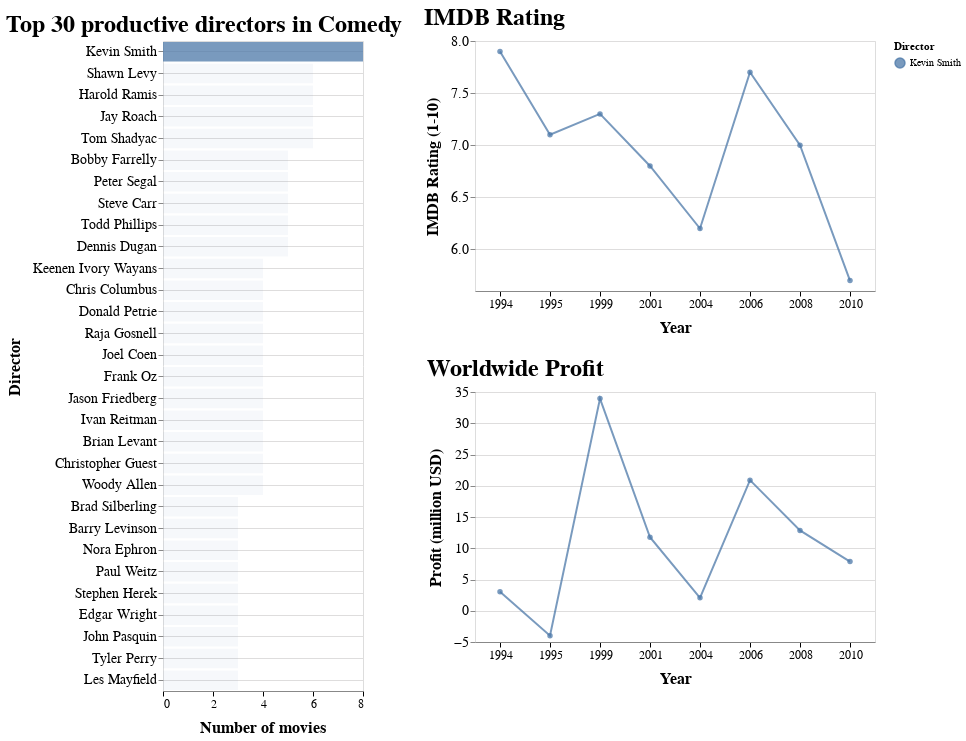

Source (notebook cell):
### Code cell
make_plot(genre = 'Comedy')

### Figure 1 — Vega-Lite specification as saved in the notebook (floating-point values rounded to 4 significant figures)
{"$schema": "https://vega.github.io/schema/vega-lite/v3.4.0.json", "config": {"axisX": {"domain": true, "domainWidth": 1, "grid": false, "gridColor": "#DEDDDD", "labelAngle": 0, "labelFont": "Arial", "labelFontSize": 12, "tickColor": "#000000", "tickSize": 5, "title": "X Axis Title (units)", "titleFont": "Arial", "titleFontSize": 16, "titlePadding": 10}, "axisY": {"domain": false, "grid": true, "gridColor": "#DEDDDD", "gridWidth": 1, "labelAngle": 0, "labelFont": "Arial", "labelFontSize": 14, "title": "Y Axis Title (units)", "titleFont": "Arial", "titleFontSize": 16, "titlePadding": 10}, "title": {"anchor": "start", "font": "Arial", "fontColor": "#000000", "fontSize": 24}, "view": {"height": 300, "width": 400}}, "datasets": {"data-1de48c468e58f005d5bb31c1f5b9267d": [{"Count": 8, "Director": "Kevin Smith", "Major_Genre": "Comedy"}, {"Count": 6, "Director": "Shawn Levy", "Major_Genre": "Comedy"}, {"Count": 6, "Director": "Harold Ramis", "Major_Genre": "Comedy"}, {"Count": 6, "Director": "Jay Roach", "Major_Genre": "Comedy"}, {"Count": 6, "Director": "Tom Shadyac", "Major_Genre": "Comedy"}, {"Count": 5, "Director": "Bobby Farrelly", "Major_Genre": "Comedy"}, {"Count": 5, "Director": "Peter Segal", "Major_Genre": "Comedy"}, {"Count": 5, "Director": "Steve Carr", "Major_Genre": "Comedy"}, {"Count": 5, "Director": "Todd Phillips", "Major_Genre": "Comedy"}, {"Count": 5, "Director": "Dennis Dugan", "Major_Genre": "Comedy"}, {"Count": 4, "Director": "Keenen Ivory Wayans", "Major_Genre": "Comedy"}, {"Count": 4, "Director": "Chris Columbus", "Major_Genre": "Comedy"}, {"Count": 4, "Director": "Donald Petrie", "Major_Genre": "Comedy"}, {"Count": 4, "Director": "Raja Gosnell", "Major_Genre": "Comedy"}, {"Count": 4, "Director": "Joel Coen", "Major_Genre": "Comedy"}, {"Count": 4, "Director": "Frank Oz", "Major_Genre": "Comedy"}, {"Count": 4, "Director": "Jason Friedberg", "Major_Genre": "Comedy"}, {"Count": 4, "Director": "Ivan Reitman", "Major_Genre": "Comedy"}, {"Count": 4, "Director": "Brian Levant", "Major_Genre": "Comedy"}, {"Count": 4, "Director": "Christopher Guest", "Major_Genre": "Comedy"}, {"Count": 4, "Director": "Woody Allen", "Major_Genre": "Comedy"}, {"Count": 3, "Director": "Brad Silberling", "Major_Genre": "Comedy"}, {"Count": 3, "Director": "Barry Levinson", "Major_Genre": "Comedy"}, {"Count": 3, "Director": "Nora Ephron", "Major_Genre": "Comedy"}, {"Count": 3, "Director": "Paul Weitz", "Major_Genre": "Comedy"}, {"Count": 3, "Director": "Stephen Herek", "Major_Genre": "Comedy"}, {"Count": 3, "Director": "Edgar Wright", "Major_Genre": "Comedy"}, {"Count": 3, "Director": "John Pasquin", "Major_Genre": "Comedy"}, {"Count": 3, "Director": "Tyler Perry", "Major_Genre": "Comedy"}, {"Count": 3, "Director": "Les Mayfield", "Major_Genre": "Comedy"}], "data-b2b71579100f23351480873e3c0777b7": [{"Count": 6, "Director": "Tom Shadyac", "IMDB_Rating": 6.6, "MPAA_Rating": "PG-13", "Major_Genre": "Comedy", "Profit_Million": 95.22, "Title": "Ace Ventura: Pet Detective", "Year": 1994}, {"Count": 6, "Director": "Tom Shadyac", "IMDB_Rating": 5.6, "MPAA_Rating": "PG-13", "Major_Genre": "Comedy", "Profit_Million": 218.8, "Title": "The Nutty Professor", "Year": 1996}, {"Count": 6, "Director": "Tom Shadyac", "IMDB_Rating": 5.5, "MPAA_Rating": "PG", "Major_Genre": "Comedy", "Profit_Million": -1.781, "Title": "Evan Almighty", "Year": 2007}, {"Count": 6, "Director": "Tom Shadyac", "IMDB_Rating": 6.6, "MPAA_Rating": "PG-13", "Major_Genre": "Comedy", "Profit_Million": 404.0, "Title": "Bruce Almighty", "Year": 2003}, {"Count": 6, "Director": "Tom Shadyac", "IMDB_Rating": 6.7, "MPAA_Rating": "PG-13", "Major_Genre": "Comedy", "Profit_Million": 257.7, "Title": "Liar Liar", "Year": 1997}, {"Count": 6, "Director": "Tom Shadyac", "IMDB_Rating": 6.3, "MPAA_Rating": "PG-13", "Major_Genre": "Comedy", "Profit_Million": 152.2, "Title": "Patch Adams", "Year": 1998}, {"Count": 8, "Director": "Kevin Smith", "IMDB_Rating": 7.9, "MPAA_Rating": "R", "Major_Genre": "Comedy", "Profit_Million": 3.046, "Title": "Clerks", "Year": 1994}, {"Count": 8, "Director": "Kevin Smith", "IMDB_Rating": 7.1, "MPAA_Rating": "R", "Major_Genre": "Comedy", "Profit_Million": -3.992, "Title": "Mallrats", "Year": 1995}, {"Count": 8, "Director": "Kevin Smith", "IMDB_Rating": 5.7, "MPAA_Rating": "R", "Major_Genre": "Comedy", "Profit_Million": 7.875, "Title": "Cop Out", "Year": 2010}, {"Count": 8, "Director": "Kevin Smith", "IMDB_Rating": 7.7, "MPAA_Rating": "R", "Major_Genre": "Comedy", "Profit_Million": 20.89, "Title": "Clerks II", "Year": 2006}, {"Count": 8, "Director": "Kevin Smith", "IMDB_Rating": 7.3, "MPAA_Rating": "R", "Major_Genre": "Comedy", "Profit_Million": 33.95, "Title": "Dogma", "Year": 1999}, {"Count": 8, "Director": "Kevin Smith", "IMDB_Rating": 6.2, "MPAA_Rating": "PG-13", "Major_Genre": "Comedy", "Profit_Million": 2.066, "Title": "Jersey Girl", "Year": 2004}, {"Count": 8, "Director": "Kevin Smith", "IMDB_Rating": 6.8, "MPAA_Rating": "R", "Major_Genre": "Comedy", "Profit_Million": 11.76, "Title": "Jay and Silent Bob Strike Back", "Year": 2001}, {"Count": 8, "Director": "Kevin Smith", "IMDB_Rating": 7, "MPAA_Rating": "R", "Major_Genre": "Comedy", "Profit_Million": 12.85, "Title": "Zack and Miri Make a Porno", "Year": 2008}, {"Count": 3, "Director": "Brad Silberling", "IMDB_Rating": 5.7, "MPAA_Rating": "PG", "Major_Genre": "Comedy", "Profit_Million": 227.3, "Title": "Casper", "Year": 1995}, {"Count": 3, "Director": "Brad Silberling", "IMDB_Rating": 5.3, "MPAA_Rating": "PG-13", "Major_Genre": "Comedy", "Profit_Million": -30.45, "Title": "Land of the Lost", "Year": 2009}, {"Count": 3, "Director": "Brad Silberling", "IMDB_Rating": 6.9, "MPAA_Rating": "PG", "Major_Genre": "Comedy", "Profit_Million": 101.6, "Title": "Lemony Snicket's A Series of Unfortunate Events", "Year": 2004}, {"Count": 5, "Director": "Bobby Farrelly", "IMDB_Rating": 7.2, "MPAA_Rating": "PG-13", "Major_Genre": "Comedy", "Profit_Million": 230.4, "Title": "Dumb & Dumber", "Year": 1994}, {"Count": 5, "Director": "Bobby Farrelly", "IMDB_Rating": 6.7, "MPAA_Rating": "R", "Major_Genre": "Comedy", "Profit_Million": 7.223, "Title": "Kingpin", "Year": 1996}, {"Count": 5, "Director": "Bobby Farrelly", "IMDB_Rating": 6.3, "MPAA_Rating": "PG-13", "Major_Genre": "Comedy", "Profit_Million": 10.07, "Title": "Fever Pitch", "Year": 2005}, {"Count": 5, "Director": "Bobby Farrelly", "IMDB_Rating": 6, "MPAA_Rating": "PG", "Major_Genre": "Comedy", "Profit_Million": -56.4, "Title": "Osmosis Jones", "Year": 2001}, {"Count": 5, "Director": "Bobby Farrelly", "IMDB_Rating": 5.9, "MPAA_Rating": "PG-13", "Major_Genre": "Comedy", "Profit_Million": 8.537, "Title": "Stuck On You", "Year": 2003}, {"Count": 4, "Director": "Brian Levant", "IMDB_Rating": 4.6, "MPAA_Rating": "PG", "Major_Genre": "Comedy", "Profit_Million": 313.5, "Title": "The Flintstones", "Year": 1994}, {"Count": 4, "Director": "Brian Levant", "IMDB_Rating": 4.9, "MPAA_Rating": "PG", "Major_Genre": "Comedy", "Profit_Million": 69.83, "Title": "Jingle All the Way", "Year": 1996}, {"Count": 4, "Director": "Brian Levant", "IMDB_Rating": 4.9, "MPAA_Rating": "PG", "Major_Genre": "Comedy", "Profit_Million": 83.01, "Title": "Snow Dogs", "Year": 2002}, {"Count": 4, "Director": "Brian Levant", "IMDB_Rating": 3.3, "MPAA_Rating": "PG", "Major_Genre": "Comedy", "Profit_Million": 1.431, "Title": "The Flintstones in Viva Rock Vegas", "Year": 2000}, {"Count": 4, "Director": "Ivan Reitman", "IMDB_Rating": 6.8, "MPAA_Rating": "PG", "Major_Genre": "Comedy", "Profit_Million": 261.6, "Title": "Ghostbusters", "Year": 1984}, {"Count": 4, "Director": "Ivan Reitman", "IMDB_Rating": 6.8, "MPAA_Rating": "R", "Major_Genre": "Comedy", "Profit_Million": 75.3, "Title": "Stripes", "Year": 1981}, {"Count": 4, "Director": "Ivan Reitman", "IMDB_Rating": 5.9, "MPAA_Rating": "PG-13", "Major_Genre": "Comedy", "Profit_Million": 18.34, "Title": "Evolution", "Year": 2001}, {"Count": 4, "Director": "Ivan Reitman", "IMDB_Rating": 4.8, "MPAA_Rating": "PG-13", "Major_Genre": "Comedy", "Profit_Million": -49.32, "Title": "Father's Day", "Year": 1997}, {"Count": 6, "Director": "Harold Ramis", "IMDB_Rating": 8.2, "MPAA_Rating": "PG", "Major_Genre": "Comedy", "Profit_Million": 56.31, "Title": "Groundhog Day", "Year": 1993}, {"Count": 6, "Director": "Harold Ramis", "IMDB_Rating": 5.7, "MPAA_Rating": "PG-13", "Major_Genre": "Comedy", "Profit_Million": -24.87, "Title": "Multiplicity", "Year": 1996}, {"Count": 6, "Director": "Harold Ramis", "IMDB_Rating": 5.6, "MPAA_Rating": "R", "Major_Genre": "Comedy", "Profit_Million": -5.005, "Title": "Analyze That", "Year": 2002}, {"Count": 6, "Director": "Harold Ramis", "IMDB_Rating": 6.6, "MPAA_Rating": "R", "Major_Genre": "Comedy", "Profit_Million": 146.9, "Title": "Analyze This", "Year": 1999}, {"Count": 6, "Director": "Harold Ramis", "IMDB_Rating": 5.9, "MPAA_Rating": "PG-13", "Major_Genre": "Comedy", "Profit_Million": 42.38, "Title": "Bedazzled", "Year": 2000}, {"Count": 6, "Director": "Harold Ramis", "IMDB_Rating": 5, "MPAA_Rating": "PG-13", "Major_Genre": "Comedy", "Profit_Million": -2.395, "Title": "Year One", "Year": 2009}, {"Count": 4, "Director": "Chris Columbus", "IMDB_Rating": 5.8, "MPAA_Rating": "PG", "Major_Genre": "Comedy", "Profit_Million": 339.0, "Title": "Home Alone 2: Lost in New York", "Year": 1992}, {"Count": 4, "Director": "Chris Columbus", "IMDB_Rating": 7, "MPAA_Rating": "PG", "Major_Genre": "Comedy", "Profit_Million": 461.7, "Title": "Home Alone", "Year": 1990}, {"Count": 4, "Director": "Chris Columbus", "IMDB_Rating": 6.6, "MPAA_Rating": "PG-13", "Major_Genre": "Comedy", "Profit_Million": 416.3, "Title": "Mrs. Doubtfire", "Year": 1993}, {"Count": 4, "Director": "Chris Columbus", "IMDB_Rating": 5.9, "MPAA_Rating": "PG-13", "Major_Genre": "Comedy", "Profit_Million": -1.617, "Title": "I Love You, Beth Cooper", "Year": 2009}, {"Count": 5, "Director": "Dennis Dugan", "IMDB_Rating": 6.9, "MPAA_Rating": "PG-13", "Major_Genre": "Comedy", "Profit_Million": 28.62, "Title": "Happy Gilmore", "Year": 1996}, {"Count": 5, "Director": "Dennis Dugan", "IMDB_Rating": 4.7, "MPAA_Rating": "PG-13", "Major_Genre": "Comedy", "Profit_Million": 204.8, "Title": "Big Daddy", "Year": 1999}, {"Count": 5, "Director": "Dennis Dugan", "IMDB_Rating": 5.4, "MPAA_Rating": "PG-13", "Major_Genre": "Comedy", "Profit_Million": 29.84, "Title": "The Benchwarmers", "Year": 2006}, {"Count": 5, "Director": "Dennis Dugan", "IMDB_Rating": 6.1, "MPAA_Rating": "PG-13", "Major_Genre": "Comedy", "Profit_Million": 100.7, "Title": "I Now Pronounce You Chuck and Larry", "Year": 2007}, {"Count": 5, "Director": "Dennis Dugan", "IMDB_Rating": 5.6, "MPAA_Rating": "R", "Major_Genre": "Comedy", "Profit_Million": -2.648, "Title": "Saving Silverman", "Year": 2001}, {"Count": 4, "Director": "Joel Coen", "IMDB_Rating": 7.4, "MPAA_Rating": "PG", "Major_Genre": "Comedy", "Profit_Million": -25.06, "Title": "The Hudsucker Proxy", "Year": 1994}, {"Count": 4, "Director": "Joel Coen", "IMDB_Rating": 7.2, "MPAA_Rating": "R", "Major_Genre": "Comedy", "Profit_Million": 23.71, "Title": "A Serious Man", "Year": 2009}, {"Count": 4, "Director": "Joel Coen", "IMDB_Rating": 8.2, "MPAA_Rating": "R", "Major_Genre": "Comedy", "Profit_Million": 31.19, "Title": "The Big Lebowski", "Year": 1998}, {"Count": 4, "Director": "Joel Coen", "IMDB_Rating": 6.2, "MPAA_Rating": "R", "Major_Genre": "Comedy", "Profit_Million": 42.69, "Title": "The Ladykillers", "Year": 2004}, {"Count": 3, "Director": "Stephen Herek", "IMDB_Rating": 5.9, "MPAA_Rating": "PG", "Major_Genre": "Comedy", "Profit_Million": 40.75, "Title": "The Mighty Ducks", "Year": 1992}, {"Count": 3, "Director": "Stephen Herek", "IMDB_Rating": 4.7, "MPAA_Rating": "PG", "Major_Genre": "Comedy", "Profit_Million": -47.93, "Title": "Holy Man", "Year": 1998}, {"Count": 3, "Director": "Stephen Herek", "IMDB_Rating": 4.2, "MPAA_Rating": "PG-13", "Major_Genre": "Comedy", "Profit_Million": -27.9, "Title": "Man of the House", "Year": 2005}, {"Count": 5, "Director": "Peter Segal", "IMDB_Rating": 6.1, "MPAA_Rating": "PG-13", "Major_Genre": "Comedy", "Profit_Million": 21.04, "Title": "Naked Gun 33 1/3: The Final Insult", "Year": 1994}, {"Count": 5, "Director": "Peter Segal", "IMDB_Rating": 6.1, "MPAA_Rating": "PG-13", "Major_Genre": "Comedy", "Profit_Million": 139.7, "Title": "Anger Management", "Year": 2003}, {"Count": 5, "Director": "Peter Segal", "IMDB_Rating": 6.2, "MPAA_Rating": "PG-13", "Major_Genre": "Comedy", "Profit_Million": 108.3, "Title": "The Longest Yard", "Year": 2005}, {"Count": 5, "Director": "Peter Segal", "IMDB_Rating": 6.3, "MPAA_Rating": "PG-13", "Major_Genre": "Comedy", "Profit_Million": 0.8318, "Title": "My Fellow Americans", "Year": 1996}, {"Count": 5, "Director": "Peter Segal", "IMDB_Rating": 4.3, "MPAA_Rating": "PG-13", "Major_Genre": "Comedy", "Profit_Million": 77.6, "Title": "Nutty Professor II: The Klumps", "Year": 2000}, {"Count": 4, "Director": "Donald Petrie", "IMDB_Rating": 4.7, "MPAA_Rating": "PG", "Major_Genre": "Comedy", "Profit_Million": -1.912, "Title": "Ri¢hie Ri¢h", "Year": 1994}, {"Count": 4, "Director": "Donald Petrie", "IMDB_Rating": 6.1, "MPAA_Rating": "PG-13", "Major_Genre": "Comedy", "Profit_Million": 167.1, "Title": "Miss Congeniality", "Year": 2000}, {"Count": 4, "Director": "Donald Petrie", "IMDB_Rating": 5.2, "MPAA_Rating": "PG-13", "Major_Genre": "Comedy", "Profit_Million": -11.53, "Title": "Welcome to Mooseport", "Year": 2004}, {"Count": 4, "Director": "Donald Petrie", "IMDB_Rating": 4.5, "MPAA_Rating": "PG", "Major_Genre": "Comedy", "Profit_Million": -23.15, "Title": "My Favorite Martian", "Year": 1999}, {"Count": 3, "Director": "John Pasquin", "IMDB_Rating": 6.1, "MPAA_Rating": "PG", "Major_Genre": "Comedy", "Profit_Million": 167.8, "Title": "The Santa Clause", "Year": 1994}, {"Count": 3, "Director": "John Pasquin", "IMDB_Rating": 5.3, "MPAA_Rating": "PG", "Major_Genre": "Comedy", "Profit_Million": -13.48, "Title": "Joe Somebody", "Year": 2001}, {"Count": 3, "Director": "John Pasquin", "IMDB_Rating": 4.7, "MPAA_Rating": "PG-13", "Major_Genre": "Comedy", "Profit_Million": 41.38, "Title": "Miss Congeniality 2: Armed and Fabulous", "Year": 2005}, {"Count": 4, "Director": "Christopher Guest", "IMDB_Rating": 7.4, "MPAA_Rating": "R", "Major_Genre": "Comedy", "Profit_Million": -1.077, "Title": "Waiting for Guffman", "Year": 1997}, {"Count": 4, "Director": "Christopher Guest", "IMDB_Rating": 7.4, "MPAA_Rating": "PG-13", "Major_Genre": "Comedy", "Profit_Million": 14.7, "Title": "Best in Show", "Year": 2000}, {"Count": 4, "Director": "Christopher Guest", "IMDB_Rating": 6.2, "MPAA_Rating": "PG-13", "Major_Genre": "Comedy", "Profit_Million": -6.45, "Title": "For Your Consideration", "Year": 2006}, {"Count": 4, "Director": "Christopher Guest", "IMDB_Rating": 7.2, "MPAA_Rating": "PG-13", "Major_Genre": "Comedy", "Profit_Million": 12.55, "Title": "A Mighty Wind", "Year": 2003}, {"Count": 3, "Director": "Paul Weitz", "IMDB_Rating": 6.9, "MPAA_Rating": "R", "Major_Genre": "Comedy", "Profit_Million": 222.8, "Title": "American Pie", "Year": 1999}, {"Count": 3, "Director": "Paul Weitz", "IMDB_Rating": 5, "MPAA_Rating": "PG-13", "Major_Genre": "Comedy", "Profit_Million": 41.17, "Title": "Down to Earth", "Year": 2001}, {"Count": 3, "Director": "Paul Weitz", "IMDB_Rating": 6.8, "MPAA_Rating": "PG-13", "Major_Genre": "Comedy", "Profit_Million": 37.49, "Title": "In Good Company", "Year": 2004}, {"Count": 6, "Director": "Jay Roach", "IMDB_Rating": 6.6, "MPAA_Rating": "PG-13", "Major_Genre": "Comedy", "Profit_Million": 274.6, "Title": "Austin Powers: The Spy Who Shagged Me", "Year": 1999}, {"Count": 6, "Director": "Jay Roach", "IMDB_Rating": 6.2, "MPAA_Rating": "PG-13", "Major_Genre": "Comedy", "Profit_Million": 229.7, "Title": "Austin Powers in Goldmember", "Year": 2002}, {"Count": 6, "Director": "Jay Roach", "IMDB_Rating": 7.1, "MPAA_Rating": "PG-13", "Major_Genre": "Comedy", "Profit_Million": 49.68, "Title": "Austin Powers: International Man of Mystery", "Year": 1997}, {"Count": 6, "Director": "Jay Roach", "IMDB_Rating": 6.4, "MPAA_Rating": "PG-13", "Major_Genre": "Comedy", "Profit_Million": 456.6, "Title": "Meet the Fockers", "Year": 2004}, {"Count": 6, "Director": "Jay Roach", "IMDB_Rating": 7, "MPAA_Rating": "PG-13", "Major_Genre": "Comedy", "Profit_Million": 246.5, "Title": "Meet the Parents", "Year": 2000}, {"Count": 6, "Director": "Jay Roach", "IMDB_Rating": 5.5, "MPAA_Rating": "R", "Major_Genre": "Comedy", "Profit_Million": -19.11, "Title": "Mystery, Alaska", "Year": 1999}, {"Count": 6, "Director": "Shawn Levy", "IMDB_Rating": 5.2, "MPAA_Rating": "PG", "Major_Genre": "Comedy", "Profit_Million": 37.38, "Title": "Big Fat Liar", "Year": 2002}, {"Count": 6, "Director": "Shawn Levy", "IMDB_Rating": 5.6, "MPAA_Rating": "PG", "Major_Genre": "Comedy", "Profit_Million": 149.7, "Title": "Cheaper by the Dozen", "Year": 2003}, {"Count": 6, "Director": "Shawn Levy", "IMDB_Rating": 6.5, "MPAA_Rating": "PG-13", "Major_Genre": "Comedy", "Profit_Million": 97.25, "Title": "Date Night", "Year": 2010}, {"Count": 6, "Director": "Shawn Levy", "IMDB_Rating": 6.4, "MPAA_Rating": "PG", "Major_Genre": "Comedy", "Profit_Million": 464.5, "Title": "Night at the Museum", "Year": 2006}, {"Count": 6, "Director": "Shawn Levy", "IMDB_Rating": 5.9, "MPAA_Rating": "PG", "Major_Genre": "Comedy", "Profit_Million": 263.1, "Title": "Night at the Museum: Battle of the Smithsonian", "Year": 2009}, {"Count": 6, "Director": "Shawn Levy", "IMDB_Rating": 5.1, "MPAA_Rating": "PG", "Major_Genre": "Comedy", "Profit_Million": 78.93, "Title": "The Pink Panther", "Year": 2006}, {"Count": 4, "Director": "Raja Gosnell", "IMDB_Rating": 4.7, "MPAA_Rating": "PG-13", "Major_Genre": "Comedy", "Profit_Million": 140.6, "Title": "Big Momma's House", "Year": 2000}, {"Count": 4, "Director": "Raja Gosnell", "IMDB_Rating": 4.8, "MPAA_Rating": "PG", "Major_Genre": "Comedy", "Profit_Million": 156.2, "Title": "Scooby-Doo 2: Monsters Unleashed", "Year": 2004}, {"Count": 4, "Director": "Raja Gosnell", "IMDB_Rating": 4.7, "MPAA_Rating": "PG", "Major_Genre": "Comedy", "Profit_Million": 192.3, "Title": "Scooby-Doo", "Year": 2002}, {"Count": 4, "Director": "Raja Gosnell", "IMDB_Rating": 7.6, "MPAA_Rating": "PG", "Major_Genre": "Comedy", "Profit_Million": 27.36, "Title": "Yours, Mine and Ours", "Year": 2005}, {"Count": 3, "Director": "Barry Levinson", "IMDB_Rating": 6.5, "MPAA_Rating": "PG-13", "Major_Genre": "Comedy", "Profit_Million": -3.477, "Title": "Bandits", "Year": 2001}, {"Count": 3, "Director": "Barry Levinson", "IMDB_Rating": 4.6, "MPAA_Rating": "PG-13", "Major_Genre": "Comedy", "Profit_Million": -5.434, "Title": "Envy", "Year": 2004}, {"Count": 3, "Director": "Barry Levinson", "IMDB_Rating": 5.9, "MPAA_Rating": "R", "Major_Genre": "Comedy", "Profit_Million": -24.59, "Title": "What Just Happened", "Year": 2008}, {"Count": 4, "Director": "Frank Oz", "IMDB_Rating": 6.4, "MPAA_Rating": "PG-13", "Major_Genre": "Comedy", "Profit_Million": 43.7, "Title": "Bowfinger", "Year": 1999}, {"Count": 4, "Director": "Frank Oz", "IMDB_Rating": 5.1, "MPAA_Rating": "R", "Major_Genre": "Comedy", "Profit_Million": 14.74, "Title": "Death at a Funeral", "Year": 2007}, {"Count": 4, "Director": "Frank Oz", "IMDB_Rating": 6.1, "MPAA_Rating": "PG-13", "Major_Genre": "Comedy", "Profit_Million": 48.23, "Title": "In & Out", "Year": 1997}, {"Count": 4, "Director": "Frank Oz", "IMDB_Rating": 5.1, "MPAA_Rating": "PG-13", "Major_Genre": "Comedy", "Profit_Million": -3.778, "Title": "The Stepford Wives", "Year": 2004}, {"Count": 3, "Director": "Nora Ephron", "IMDB_Rating": 4.8, "MPAA_Rating": "PG-13", "Major_Genre": "Comedy", "Profit_Million": 51.41, "Title": "Bewitched", "Year": 2005}, {"Count": 3, "Director": "Nora Ephron", "IMDB_Rating": 7.2, "MPAA_Rating": "PG-13", "Major_Genre": "Comedy", "Profit_Million": 86.65, "Title": "Julie & Julia", "Year": 2009}, {"Count": 3, "Director": "Nora Ephron", "IMDB_Rating": 4.9, "MPAA_Rating": "R", "Major_Genre": "Comedy", "Profit_Million": -54.99, "Title": "Lucky Numbers", "Year": 2000}, {"Count": 4, "Director": "Woody Allen", "IMDB_Rating": 6.1, "MPAA_Rating": "R", "Major_Genre": "Comedy", "Profit_Million": -5.8, "Title": "Celebrity", "Year": 1998}, {"Count": 4, "Director": "Woody Allen", "IMDB_Rating": 6.7, "MPAA_Rating": "PG-13", "Major_Genre": "Comedy", "Profit_Million": -7.503, "Title": "The Curse of the Jade Scorpion", "Year": 2001}, {"Count": 4, "Director": "Woody Allen", "IMDB_Rating": 7.4, "MPAA_Rating": "PG-13", "Major_Genre": "Comedy", "Profit_Million": 61.21, "Title": "Vicky Cristina Barcelona", "Year": 2008}, {"Count": 4, "Director": "Woody Allen", "IMDB_Rating": 6.5, "MPAA_Rating": "PG", "Major_Genre": "Comedy", "Profit_Million": 11.93, "Title": "Small Time Crooks", "Year": 2000}, {"Count": 3, "Director": "Les Mayfield", "IMDB_Rating": 4, "MPAA_Rating": "PG-13", "Major_Genre": "Comedy", "Profit_Million": -11.86, "Title": "Code Name: The Cleaner", "Year": 2007}, {"Count": 3, "Director": "Les Mayfield", "IMDB_Rating": 4.6, "MPAA_Rating": "PG", "Major_Genre": "Comedy", "Profit_Million": 97.99, "Title": "Flubber", "Year": 1997}, {"Count": 3, "Director": "Les Mayfield", "IMDB_Rating": 5.4, "MPAA_Rating": "PG-13", "Major_Genre": "Comedy", "Profit_Million": -9.606, "Title": "The Man", "Year": 2005}, {"Count": 5, "Director": "Steve Carr", "IMDB_Rating": 5.5, "MPAA_Rating": "PG", "Major_Genre": "Comedy", "Profit_Million": 104.3, "Title": "Daddy Day Care", "Year": 2003}, {"Count": 5, "Director": "Steve Carr", "IMDB_Rating": 6, "MPAA_Rating": "PG", "Major_Genre": "Comedy", "Profit_Million": 104.1, "Title": "Doctor Dolittle 2", "Year": 2001}, {"Count": 5, "Director": "Steve Carr", "IMDB_Rating": 5.3, "MPAA_Rating": "R", "Major_Genre": "Comedy", "Profit_Million": 50.18, "Title": "Next Friday", "Year": 2000}, {"Count": 5, "Director": "Steve Carr", "IMDB_Rating": 5.3, "MPAA_Rating": "PG", "Major_Genre": "Comedy", "Profit_Million": 154.4, "Title": "Paul Blart: Mall Cop", "Year": 2009}, {"Count": 5, "Director": "Steve Carr", "IMDB_Rating": 4.7, "MPAA_Rating": "PG", "Major_Genre": "Comedy", "Profit_Million": -27.51, "Title": "Rebound", "Year": 2005}, {"Count": 4, "Director": "Jason Friedberg", "IMDB_Rating": 2.6, "MPAA_Rating": "PG-13", "Major_Genre": "Comedy", "Profit_Million": 64.55, "Title": "Date Movie", "Year": 2006}, {"Count": 4, "Director": "Jason Friedberg", "IMDB_Rating": 1.7, "MPAA_Rating": "PG-13", "Major_Genre": "Comedy", "Profit_Million": 14.69, "Title": "Disaster Movie", "Year": 2008}, {"Count": 4, "Director": "Jason Friedberg", "IMDB_Rating": 2.2, "MPAA_Rating": "PG-13", "Major_Genre": "Comedy", "Profit_Million": 66.86, "Title": "Epic Movie", "Year": 2007}, {"Count": 4, "Director": "Jason Friedberg", "IMDB_Rating": 2.4, "MPAA_Rating": "PG-13", "Major_Genre": "Comedy", "Profit_Million": 54.65, "Title": "Meet the Spartans", "Year": 2008}, {"Count": 3, "Director": "Tyler Perry", "IMDB_Rating": 3.9, "MPAA_Rating": "PG-13", "Major_Genre": "Comedy", "Profit_Million": 53.31, "Title": "Madea's Family Reunion", "Year": 2006}, {"Count": 3, "Director": "Tyler Perry", "IMDB_Rating": 3.1, "MPAA_Rating": "PG-13", "Major_Genre": "Comedy", "Profit_Million": 21.98, "Title": "Meet the Browns", "Year": 2008}, {"Count": 3, "Director": "Tyler Perry", "IMDB_Rating": 3.1, "MPAA_Rating": "PG-13", "Major_Genre": "Comedy", "Profit_Million": 73.01, "Title": "Madea Goes To Jail", "Year": 2009}, {"Count": 5, "Director": "Todd Phillips", "IMDB_Rating": 7.9, "MPAA_Rating": "R", "Major_Genre": "Comedy", "Profit_Million": 430.1, "Title": "The Hangover", "Year": 2009}, {"Count": 5, "Director": "Todd Phillips", "IMDB_Rating": 6.2, "MPAA_Rating": "PG-13", "Major_Genre": "Comedy", "Profit_Million": 110.2, "Title": "Starsky & Hutch", "Year": 2004}, {"Count": 5, "Director": "Todd Phillips", "IMDB_Rating": 7, "MPAA_Rating": "R", "Major_Genre": "Comedy", "Profit_Million": 62.33, "Title": "Old School", "Year": 2003}, {"Count": 5, "Director": "Todd Phillips", "IMDB_Rating": 6.4, "MPAA_Rating": "R", "Major_Genre": "Comedy", "Profit_Million": 103.7, "Title": "Road Trip", "Year": 2000}, {"Count": 5, "Director": "Todd Phillips", "IMDB_Rating": 6, "MPAA_Rating": "PG-13", "Major_Genre": "Comedy", "Profit_Million": -2.192, "Title": "School for Scoundrels", "Year": 2006}, {"Count": 3, "Director": "Edgar Wright", "IMDB_Rating": 8, "MPAA_Rating": "R", "Major_Genre": "Comedy", "Profit_Million": 63.2, "Title": "Hot Fuzz", "Year": 2007}, {"Count": 3, "Director": "Edgar Wright", "IMDB_Rating": 8, "MPAA_Rating": "R", "Major_Genre": "Comedy", "Profit_Million": 24.63, "Title": "Shaun of the Dead", "Year": 2004}, {"Count": 3, "Director": "Edgar Wright", "IMDB_Rating": 8.1, "MPAA_Rating": "PG-13", "Major_Genre": "Comedy", "Profit_Million": -41.85, "Title": "Scott Pilgrim vs. The World", "Year": 2010}, {"Count": 4, "Director": "Keenen Ivory Wayans", "IMDB_Rating": 5.7, "MPAA_Rating": "PG-13", "Major_Genre": "Comedy", "Profit_Million": 37.64, "Title": "Little Man", "Year": 2006}, {"Count": 4, "Director": "Keenen Ivory Wayans", "IMDB_Rating": 4.7, "MPAA_Rating": "R", "Major_Genre": "Comedy", "Profit_Million": 96.19, "Title": "Scary Movie 2", "Year": 2001}, {"Count": 4, "Director": "Keenen Ivory Wayans", "IMDB_Rating": 6, "MPAA_Rating": "R", "Major_Genre": "Comedy", "Profit_Million": 258.2, "Title": "Scary Movie", "Year": 2000}, {"Count": 4, "Director": "Keenen Ivory Wayans", "IMDB_Rating": 5, "MPAA_Rating": "PG-13", "Major_Genre": "Comedy", "Profit_Million": 91.45, "Title": "White Chicks", "Year": 2004}]}, "hconcat": [{"data": {"name": "data-1de48c468e58f005d5bb31c1f5b9267d"}, "encoding": {"opacity": {"condition": {"selection": "selector002", "value": 0.75}, "value": 0.05}, "x": {"field": "Count", "title": "Number of movies", "type": "quantitative"}, "y": {"field": "Director", "sort": {"field": "Count:Q", "order": "ascending"}, "title": "Director", "type": "nominal"}}, "height": 650, "mark": "bar", "selection": {"selector002": {"fields": ["Director"], "init": {"Director": "Kevin Smith"}, "type": "multi"}}, "title": "Top 30 productive directors in Comedy", "width": 200}, {"data": {"name": "data-b2b71579100f23351480873e3c0777b7"}, "vconcat": [{"encoding": {"color": {"field": "Director", "type": "nominal"}, "opacity": {"condition": {"selection": "selector002", "value": 0.75}, "value": 0.05}, "tooltip": [{"field": "Title", "type": "nominal"}, {"field": "Major_Genre", "type": "nominal"}, {"field": "Director", "type": "nominal"}, {"field": "IMDB_Rating", "type": "quantitative"}], "x": {"axis": {"title": "Year"}, "field": "Year", "type": "ordinal"}, "y": {"axis": {"title": "IMDB Rating (1-10)"}, "field": "IMDB_Rating", "scale": {"zero": false}, "type": "quantitative"}}, "height": 250, "mark": {"point": true, "type": "line"}, "selection": {"selector003": {"bind": "scales", "encodings": ["x", "y"], "type": "interval"}}, "title": "IMDB Rating", "transform": [{"filter": {"selection": "selector002"}}], "width": 400}, {"encoding": {"color": {"field": "Director", "type": "nominal"}, "opacity": {"condition": {"selection": "selector002", "value": 0.75}, "value": 0.05}, "tooltip": [{"field": "Title", "type": "nominal"}, {"field": "Major_Genre", "type": "nominal"}, {"field": "Director", "type": "nominal"}, {"field": "IMDB_Rating", "type": "quantitative"}], "x": {"axis": {"title": "Year"}, "field": "Year", "type": "ordinal"}, "y": {"axis": {"title": "Profit (million USD)"}, "field": "Profit_Million", "scale": {"zero": false}, "type": "quantitative"}}, "height": 250, "mark": {"point": true, "type": "line"}, "selection": {"selector004": {"bind": "scales", "encodings": ["x", "y"], "type": "interval"}}, "title": "Worldwide Profit", "transform": [{"filter": {"selection": "selector002"}}], "width": 400}]}]}
